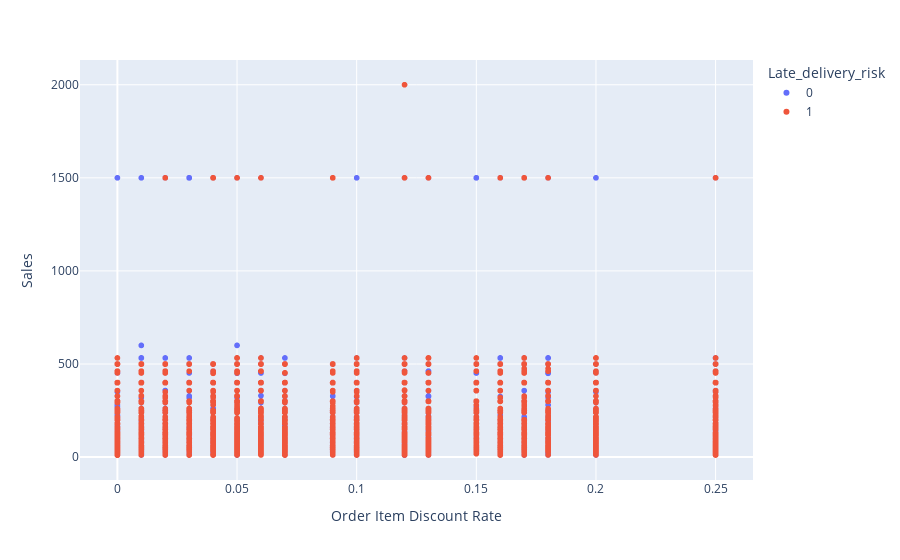

Notebook cell for this chart:
### Markdown cell above
From the SVM model, the best parameter to use is kernel="linear" which yield almost perfect result. Since the model uses linear kernel, the feature importance can be measured using coefficient of hyperplane

### Code cell
import plotly.express as px
fig = px.scatter(data_1, x='Order Item Discount Rate', y='Sales', color='Late_delivery_risk')
fig.show()

### Figure 1 — Plotly figure (JSON) as saved in the notebook; plotly's stock layout.template omitted (floating-point values rounded to 4 significant figures; data arrays with more than 128 entries replaced by an {"elided": "..."} marker saying what was removed)
{"data": [{"hovertemplate": "Late_delivery_risk=0<br>Order Item Discount Rate=%{x}<br>Sales=%{y}<extra></extra>", "legendgroup": "0", "marker": {"color": "#636efa", "symbol": "circle"}, "mode": "markers", "name": "0", "showlegend": true, "type": "scattergl", "x": {"elided": "8154 float values"}, "xaxis": "x", "y": {"elided": "8154 float values"}, "yaxis": "y"}, {"hovertemplate": "Late_delivery_risk=1<br>Order Item Discount Rate=%{x}<br>Sales=%{y}<extra></extra>", "legendgroup": "1", "marker": {"color": "#EF553B", "symbol": "circle"}, "mode": "markers", "name": "1", "showlegend": true, "type": "scattergl", "x": {"elided": "9898 float values"}, "xaxis": "x", "y": {"elided": "9898 float values"}, "yaxis": "y"}], "layout": {"legend": {"title": {"text": "Late_delivery_risk"}, "tracegroupgap": 0}, "margin": {"t": 60}, "xaxis": {"anchor": "y", "domain": [0, 1], "title": {"text": "Order Item Discount Rate"}}, "yaxis": {"anchor": "x", "domain": [0, 1], "title": {"text": "Sales"}}}}
